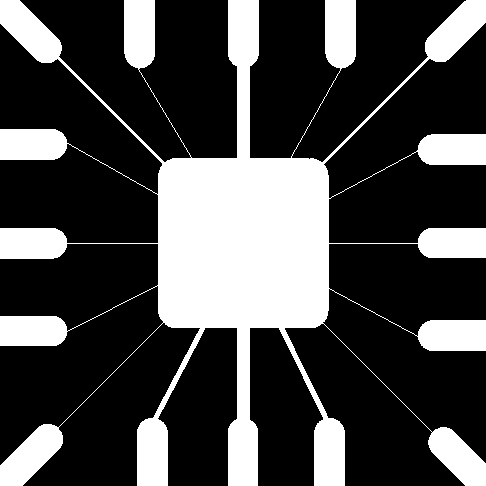
#> input picture DIP/DIP实验6/wire.tif, 486 x 486 px
$ python task1_1.py
#> lines starting #> are read from the running program, lines starting #| are printed output that depends on the picture; after the words box and inside, x2 and y2 are one past the last pixel; in counts of white or black regions, pixels touching at a corner belong together
# 数字图像处理-实验6
# 任务1.1-用形态学方法去掉wire.tif 中的细线（可用opencv自带函数）
# ---------------------导入库------------------------------------------
# coding:utf-8
import cv2 as cv
import numpy as np
from matplotlib import pyplot as plt

# ---------------------设计------------------------------------------
# 读取图像
image_cv = cv.imread('wire.tif', cv.IMREAD_GRAYSCALE)
#> image_cv: shape (486, 486); 28.1% white; 1 white region, box (x1, y1, x2, y2) and area: (0, 0, 486, 486) 66259
image_plt = cv.cvtColor(image_cv, cv.COLOR_BGR2RGB)
#> image_plt is the input picture: shape (486, 486, 3); 28.1% white; 1 white region, box (x1, y1, x2, y2) and area: (0, 0, 486, 486) 66259

# 创建一个核（kernel）用于腐蚀和膨胀操作
kernel = np.ones((14, 14), np.uint8)
# 首先进行腐蚀操作，以去除细线
eroded = cv.erode(image_cv, kernel, iterations=1)
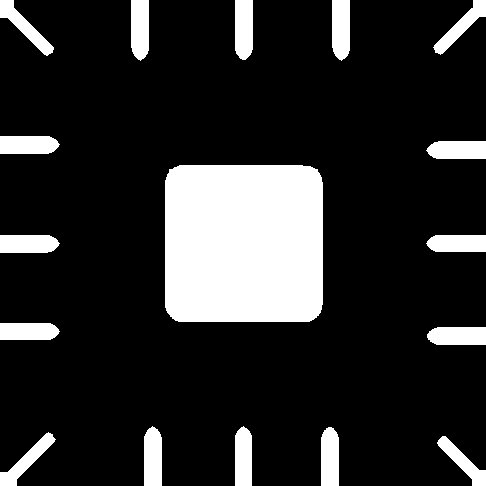
#> eroded: shape (486, 486); 16.9% white; 17 white regions, largest, box (x1, y1, x2, y2) and area: (165, 165, 323, 322) 24506, (235, 0, 253, 60) 1020, (332, 0, 350, 61) 1019
# 然后进行膨胀操作，以恢复原始图像的形状
dilated = cv.dilate(eroded, kernel, iterations=1)
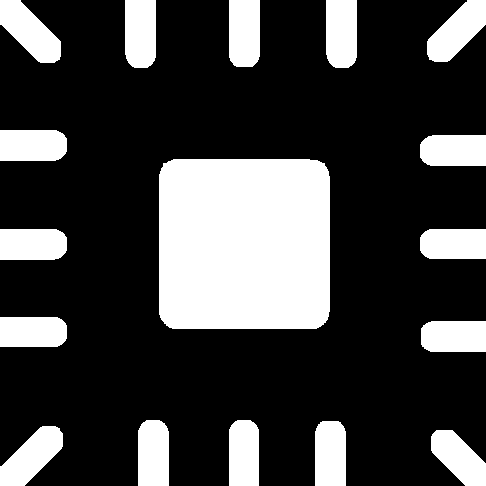
#> dilated: shape (486, 486); 25.8% white; 17 white regions, largest, box (x1, y1, x2, y2) and area: (159, 159, 330, 329) 28770, (0, 0, 61, 63) 2186, (0, 426, 63, 486) 2153

# 保存处理后的图像
cv.imwrite('processed_wire.tif', dilated)
dilated_plt = cv.cvtColor(dilated, cv.COLOR_BGR2RGB)

# 生成最终效果图
plt.figure(figsize=(8, 8))  # 创建了一个新的图形窗口，并指定了图形的大小为8x8英寸
plt.subplot(211)  # 创建一个包含多个子图的图形
plt.title('Original:')
plt.xticks([]), plt.yticks([])  # 不显示x轴y轴数据
plt.imshow(image_plt)  # 原图

plt.subplot(212)
plt.title('Processed:')
plt.xticks([]), plt.yticks([])  # 不显示x轴y轴数据
plt.imshow(dilated_plt)

plt.show()
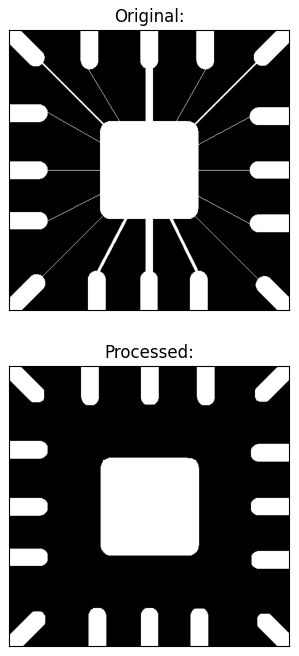
#> figure drawn by matplotlib, 2 panels

$ run again, with DIP/DIP实验6/shape.tif copied over DIP/DIP实验6/wire.tif
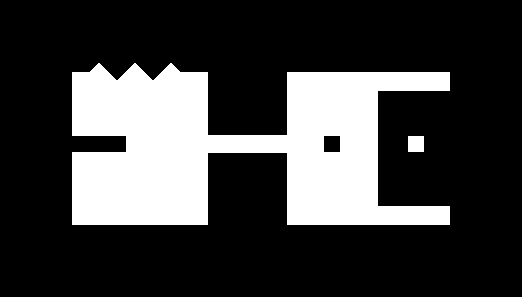
#> input picture DIP/DIP实验6/shape.tif, 522 x 297 px
#> image_cv: shape (297, 522); 24.6% white; 2 white regions, box (x1, y1, x2, y2) and area: (72, 63, 450, 225) 37895, (408, 136, 424, 152) 256
#> image_plt is the input picture: shape (297, 522, 3); 24.6% white; 2 white regions, box (x1, y1, x2, y2) and area: (72, 63, 450, 225) 37895, (408, 136, 424, 152) 256
#> `eroded = cv.erode(image_cv, kernel, iterations=1)`:
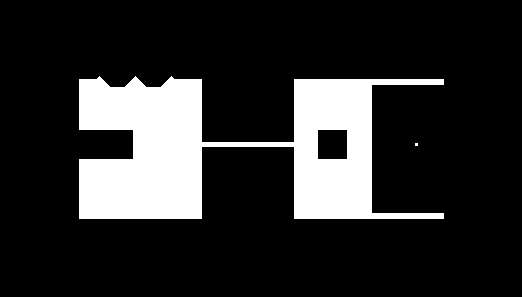
#> eroded: shape (297, 522); 17.2% white; 2 white regions (1 under 20 px), largest, box (x1, y1, x2, y2) and area: (79, 76, 444, 219) 26732
#> dilated: shape (297, 522); 24.5% white; 2 white regions, box (x1, y1, x2, y2) and area: (73, 70, 451, 226) 37769, (409, 137, 425, 153) 256
#> `plt.show()`:
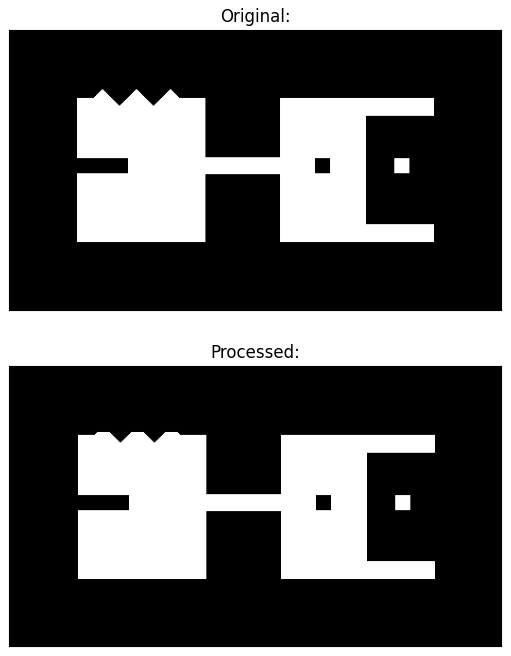
#> figure drawn by matplotlib, 2 panels
